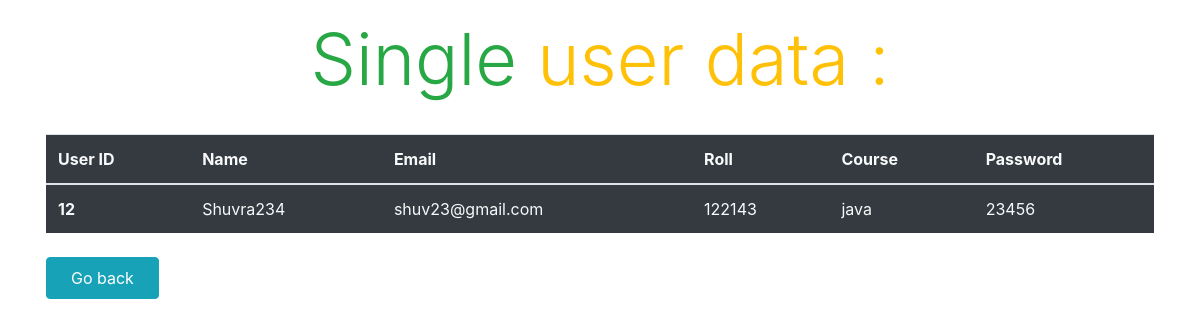
Page /detailView/pupilslist/12 on the committed database.
### detailView/models.py (models this page shows, shortened)
class Pupils(models.Model):
    p_name = models.CharField(max_length=80)
    p_email = models.EmailField()
    p_roll = models.IntegerField()
    p_course = models.CharField(max_length=60)
    p_password = models.CharField(max_length=20)

### detailView/views.py (the view)
# urls.py: path('pupilslist/<int:pk>', views.PupilsDetailView.as_view(), name='per_pupil'),
class PupilsDetailView(DetailView):
    model = Pupils
    template_name = 'detailView/pupils_del.html'
    context_object_name = 'stu'

### templates/detailView/pupils_del.html (shortened to what this page needs)
{% extends 'base.html' %}
{% block body %}
<div class="container">
    <div class="row">
        <h2 class="display-3 mx-auto text-success m-3" >Single <span class="text-warning">user data :</span></h2>
        <table class="table p-3 m-3 bg-dark text-light">
            <thead>
              <tr>
                <th scope="col">User ID</th>
                <th scope="col">Name</th>
                <th scope="col">Email</th>
                <th scope="col">Roll</th>
                <th scope="col">Course</th>
                <th scope="col">Password</th>
              </tr>
            </thead>
            <tbody>
              <tr>
                <th scope="row">{{stu.id}}</th>
                <td>{{stu.p_name}}</td>
                <td>{{stu.p_email}}</td>
                <td>{{stu.p_roll}}</td>
                <td>{{stu.p_course}}</td>
                <td>{{stu.p_password}}</td>
              </tr>
            </tbody>
          </table>
</div>
  <div class="row">
    <a href="{% url 'pupilsList' %}"><input type="button" value="Go back" class="btn btn-info pt-2 pb-2 pl-4 pr-4 mt-2 ml-3"></a>
  </div>
</div>
{% endblock %}

### rows in the picture
Pupils: id "12", p_name "Shuvra234", p_email "shuv23@gmail.com", p_roll "122143", p_course "java", p_password "23456"
